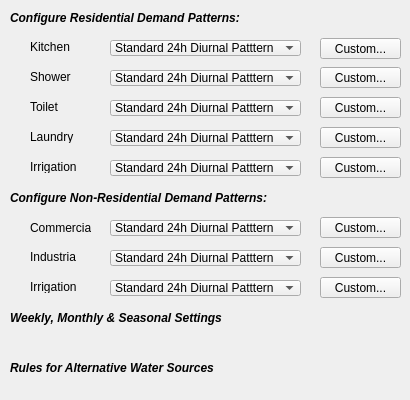
               <widget class="QWidget" name="dp_config_widget" native="true">
                <property name="minimumSize">
                 <size>
                  <width>0</width>
                  <height>400</height>
                 </size>
                </property>
                <widget class="QLabel" name="dagg_dp_noonpic_2">
                 <property name="geometry">
                  <rect>
                   <x>155</x>
                   <y>175</y>
                   <width>41</width>
                   <height>41</height>
                  </rect>
                 </property>
                 <property name="toolTip">
                  <string>approx. 6am to 12pm</string>
                 </property>
                 <property name="whatsThis">
                  <string>&lt;!DOCTYPE HTML PUBLIC &quot;-//W3C//DTD HTML 4.0//EN&quot; &quot;http://www.w3.org/TR/REC-html40/strict.dtd&quot;&gt;
&lt;html&gt;&lt;head&gt;&lt;meta name=&quot;qrichtext&quot; content=&quot;1&quot; /&gt;&lt;style type=&quot;text/css&quot;&gt;
p, li { white-space: pre-wrap; }
&lt;/style&gt;&lt;/head&gt;&lt;body style=&quot; font-family:'MS Shell Dlg 2'; font-size:8.25pt; font-weight:400; font-style:normal;&quot;&gt;
&lt;p style=&quot; margin-top:0px; margin-bottom:0px; margin-left:0px; margin-right:0px; -qt-block-indent:0; text-indent:0px;&quot;&gt;&lt;span style=&quot; font-size:8pt;&quot;&gt;Select the minimum water quality requirement to source from when meeting demand.&lt;/span&gt;&lt;/p&gt;
&lt;p style=&quot; margin-top:0px; margin-bottom:0px; margin-left:0px; margin-right:0px; -qt-block-indent:0; text-indent:0px;&quot;&gt;&lt;span style=&quot; font-size:8pt;&quot;&gt;PO = Potable Water&lt;/span&gt;&lt;/p&gt;
&lt;p style=&quot; margin-top:0px; margin-bottom:0px; margin-left:0px; margin-right:0px; -qt-block-indent:0; text-indent:0px;&quot;&gt;&lt;span style=&quot; font-size:8pt;&quot;&gt;NP = Non-potable Water&lt;/span&gt;&lt;/p&gt;
&lt;p style=&quot; margin-top:0px; margin-bottom:0px; margin-left:0px; margin-right:0px; -qt-block-indent:0; text-indent:0px;&quot;&gt;&lt;span style=&quot; font-size:8pt;&quot;&gt;RW = Rainwater&lt;/span&gt;&lt;/p&gt;
&lt;p style=&quot; margin-top:0px; margin-bottom:0px; margin-left:0px; margin-right:0px; -qt-block-indent:0; text-indent:0px;&quot;&gt;&lt;span style=&quot; font-size:8pt;&quot;&gt;SW = Stormwater&lt;/span&gt;&lt;/p&gt;
&lt;p style=&quot; margin-top:0px; margin-bottom:0px; margin-left:0px; margin-right:0px; -qt-block-indent:0; text-indent:0px;&quot;&gt;&lt;span style=&quot; font-size:8pt;&quot;&gt;GW = Greywater&lt;/span&gt;&lt;/p&gt;&lt;/body&gt;&lt;/html&gt;</string>
                 </property>
                 <property name="text">
                  <string/>
                 </property>
                 <property name="pixmap">
                  <pixmap>noon-small.png</pixmap>
                 </property>
                </widget>
                <widget class="QLabel" name="dagg_dp_morningpic_2">
                 <property name="enabled">
                  <bool>true</bool>
                 </property>
                 <property name="geometry">
                  <rect>
                   <x>55</x>
                   <y>175</y>
                   <width>41</width>
                   <height>41</height>
                  </rect>
                 </property>
                 <property name="toolTip">
                  <string>approx. 6am to 12pm</string>
                 </property>
                 <property name="whatsThis">
                  <string>&lt;!DOCTYPE HTML PUBLIC &quot;-//W3C//DTD HTML 4.0//EN&quot; &quot;http://www.w3.org/TR/REC-html40/strict.dtd&quot;&gt;
&lt;html&gt;&lt;head&gt;&lt;meta name=&quot;qrichtext&quot; content=&quot;1&quot; /&gt;&lt;style type=&quot;text/css&quot;&gt;
p, li { white-space: pre-wrap; }
&lt;/style&gt;&lt;/head&gt;&lt;body style=&quot; font-family:'MS Shell Dlg 2'; font-size:8.25pt; font-weight:400; font-style:normal;&quot;&gt;
&lt;p style=&quot; margin-top:0px; margin-bottom:0px; margin-left:0px; margin-right:0px; -qt-block-indent:0; text-indent:0px;&quot;&gt;&lt;span style=&quot; font-size:8pt;&quot;&gt;Select the minimum water quality requirement to source from when meeting demand.&lt;/span&gt;&lt;/p&gt;
&lt;p style=&quot; margin-top:0px; margin-bottom:0px; margin-left:0px; margin-right:0px; -qt-block-indent:0; text-indent:0px;&quot;&gt;&lt;span style=&quot; font-size:8pt;&quot;&gt;PO = Potable Water&lt;/span&gt;&lt;/p&gt;
&lt;p style=&quot; margin-top:0px; margin-bottom:0px; margin-left:0px; margin-right:0px; -qt-block-indent:0; text-indent:0px;&quot;&gt;&lt;span style=&quot; font-size:8pt;&quot;&gt;NP = Non-potable Water&lt;/span&gt;&lt;/p&gt;
&lt;p style=&quot; margin-top:0px; margin-bottom:0px; margin-left:0px; margin-right:0px; -qt-block-indent:0; text-indent:0px;&quot;&gt;&lt;span style=&quot; font-size:8pt;&quot;&gt;RW = Rainwater&lt;/span&gt;&lt;/p&gt;
&lt;p style=&quot; margin-top:0px; margin-bottom:0px; margin-left:0px; margin-right:0px; -qt-block-indent:0; text-indent:0px;&quot;&gt;&lt;span style=&quot; font-size:8pt;&quot;&gt;SW = Stormwater&lt;/span&gt;&lt;/p&gt;
&lt;p style=&quot; margin-top:0px; margin-bottom:0px; margin-left:0px; margin-right:0px; -qt-block-indent:0; text-indent:0px;&quot;&gt;&lt;span style=&quot; font-size:8pt;&quot;&gt;GW = Greywater&lt;/span&gt;&lt;/p&gt;&lt;/body&gt;&lt;/html&gt;</string>
                 </property>
                 <property name="text">
                  <string/>
                 </property>
                 <property name="pixmap">
                  <pixmap>morning-small.png</pixmap>
                 </property>
                </widget>
                <widget class="QLabel" name="dagg_dp_nightpic_2">
                 <property name="geometry">
                  <rect>
                   <x>355</x>
                   <y>175</y>
                   <width>41</width>
                   <height>41</height>
                  </rect>
                 </property>
                 <property name="toolTip">
                  <string>approx. 6am to 12pm</string>
                 </property>
                 <property name="whatsThis">
                  <string>&lt;!DOCTYPE HTML PUBLIC &quot;-//W3C//DTD HTML 4.0//EN&quot; &quot;http://www.w3.org/TR/REC-html40/strict.dtd&quot;&gt;
&lt;html&gt;&lt;head&gt;&lt;meta name=&quot;qrichtext&quot; content=&quot;1&quot; /&gt;&lt;style type=&quot;text/css&quot;&gt;
p, li { white-space: pre-wrap; }
&lt;/style&gt;&lt;/head&gt;&lt;body style=&quot; font-family:'MS Shell Dlg 2'; font-size:8.25pt; font-weight:400; font-style:normal;&quot;&gt;
&lt;p style=&quot; margin-top:0px; margin-bottom:0px; margin-left:0px; margin-right:0px; -qt-block-indent:0; text-indent:0px;&quot;&gt;&lt;span style=&quot; font-size:8pt;&quot;&gt;Select the minimum water quality requirement to source from when meeting demand.&lt;/span&gt;&lt;/p&gt;
&lt;p style=&quot; margin-top:0px; margin-bottom:0px; margin-left:0px; margin-right:0px; -qt-block-indent:0; text-indent:0px;&quot;&gt;&lt;span style=&quot; font-size:8pt;&quot;&gt;PO = Potable Water&lt;/span&gt;&lt;/p&gt;
&lt;p style=&quot; margin-top:0px; margin-bottom:0px; margin-left:0px; margin-right:0px; -qt-block-indent:0; text-indent:0px;&quot;&gt;&lt;span style=&quot; font-size:8pt;&quot;&gt;NP = Non-potable Water&lt;/span&gt;&lt;/p&gt;
&lt;p style=&quot; margin-top:0px; margin-bottom:0px; margin-left:0px; margin-right:0px; -qt-block-indent:0; text-indent:0px;&quot;&gt;&lt;span style=&quot; font-size:8pt;&quot;&gt;RW = Rainwater&lt;/span&gt;&lt;/p&gt;
&lt;p style=&quot; margin-top:0px; margin-bottom:0px; margin-left:0px; margin-right:0px; -qt-block-indent:0; text-indent:0px;&quot;&gt;&lt;span style=&quot; font-size:8pt;&quot;&gt;SW = Stormwater&lt;/span&gt;&lt;/p&gt;
&lt;p style=&quot; margin-top:0px; margin-bottom:0px; margin-left:0px; margin-right:0px; -qt-block-indent:0; text-indent:0px;&quot;&gt;&lt;span style=&quot; font-size:8pt;&quot;&gt;GW = Greywater&lt;/span&gt;&lt;/p&gt;&lt;/body&gt;&lt;/html&gt;</string>
                 </property>
                 <property name="text">
                  <string/>
                 </property>
                 <property name="pixmap">
                  <pixmap>night-small.png</pixmap>
                 </property>
                </widget>
                <widget class="QComboBox" name="dp_kitchen_combo">
                 <property name="geometry">
                  <rect>
                   <x>110</x>
                   <y>40</y>
                   <width>191</width>
                   <height>16</height>
                  </rect>
                 </property>
                 <item>
                  <property name="text">
                   <string>Standard 24h Diurnal Patttern</string>
                  </property>
                 </item>
                 <item>
                  <property name="text">
                   <string>Constant Hourly Pattern</string>
                  </property>
                 </item>
                 <item>
                  <property name="text">
                   <string>After-hours Constant 6pm-6am</string>
                  </property>
                 </item>
                 <item>
                  <property name="text">
                   <string>User-defined...</string>
                  </property>
                 </item>
                </widget>
                <widget class="QLabel" name="demand_res_lbl">
                 <property name="geometry">
                  <rect>
                   <x>10</x>
                   <y>10</y>
                   <width>261</width>
                   <height>16</height>
                  </rect>
                 </property>
                 <property name="text">
                  <string>&lt;html&gt;&lt;head/&gt;&lt;body&gt;&lt;p&gt;&lt;span style=&quot; font-weight:600; font-style:italic;&quot;&gt;Configure Residential Demand Patterns:&lt;/span&gt;&lt;/p&gt;&lt;/body&gt;&lt;/html&gt;</string>
                 </property>
                </widget>
                <widget class="QLabel" name="dp_kitchen_lbl">
                 <property name="geometry">
                  <rect>
                   <x>30</x>
                   <y>40</y>
                   <width>46</width>
                   <height>13</height>
                  </rect>
                 </property>
                 <property name="text">
                  <string>Kitchen</string>
                 </property>
                </widget>
                <widget class="QLabel" name="dp_shower_lbl">
                 <property name="geometry">
                  <rect>
                   <x>30</x>
                   <y>70</y>
                   <width>46</width>
                   <height>13</height>
                  </rect>
                 </property>
                 <property name="text">
                  <string>Shower</string>
                 </property>
                </widget>
                <widget class="QLabel" name="dp_toilet_lbl">
                 <property name="geometry">
                  <rect>
                   <x>30</x>
                   <y>100</y>
                   <width>46</width>
                   <height>13</height>
                  </rect>
                 </property>
                 <property name="text">
                  <string>Toilet</string>
                 </property>
                </widget>
                <widget class="QLabel" name="dp_laundry_lbl">
                 <property name="geometry">
                  <rect>
                   <x>30</x>
                   <y>130</y>
                   <width>46</width>
                   <height>13</height>
                  </rect>
                 </property>
                 <property name="text">
                  <string>Laundry</string>
                 </property>
                </widget>
                <widget class="QComboBox" name="dp_shower_combo">
                 <property name="geometry">
                  <rect>
                   <x>110</x>
                   <y>70</y>
                   <width>191</width>
                   <height>16</height>
                  </rect>
                 </property>
                 <item>
                  <property name="text">
                   <string>Standard 24h Diurnal Patttern</string>
                  </property>
                 </item>
                 <item>
                  <property name="text">
                   <string>Constant Hourly Pattern</string>
                  </property>
                 </item>
                 <item>
                  <property name="text">
                   <string>After-hours Constant 6pm-6am</string>
                  </property>
                 </item>
                 <item>
                  <property name="text">
                   <string>User-defined...</string>
                  </property>
                 </item>
                </widget>
                <widget class="QComboBox" name="dp_toilet_combo">
                 <property name="geometry">
                  <rect>
                   <x>110</x>
                   <y>100</y>
                   <width>191</width>
                   <height>16</height>
                  </rect>
                 </property>
                 <item>
                  <property name="text">
                   <string>Standard 24h Diurnal Patttern</string>
                  </property>
                 </item>
                 <item>
                  <property name="text">
                   <string>Constant Hourly Pattern</string>
                  </property>
                 </item>
                 <item>
                  <property name="text">
                   <string>After-hours Constant 6pm-6am</string>
                  </property>
                 </item>
                 <item>
                  <property name="text">
                   <string>User-defined...</string>
                  </property>
                 </item>
                </widget>
                <widget class="QComboBox" name="dp_laundry_combo">
                 <property name="geometry">
                  <rect>
                   <x>110</x>
                   <y>130</y>
                   <width>191</width>
                   <height>16</height>
                  </rect>
                 </property>
                 <item>
                  <property name="text">
                   <string>Standard 24h Diurnal Patttern</string>
                  </property>
                 </item>
                 <item>
                  <property name="text">
                   <string>Constant Hourly Pattern</string>
                  </property>
                 </item>
                 <item>
                  <property name="text">
                   <string>After-hours Constant 6pm-6am</string>
                  </property>
                 </item>
                 <item>
                  <property name="text">
                   <string>User-defined...</string>
                  </property>
                 </item>
                </widget>
                <widget class="QLabel" name="dp_irrigate_lbl">
                 <property name="geometry">
                  <rect>
                   <x>30</x>
                   <y>160</y>
                   <width>46</width>
                   <height>13</height>
                  </rect>
                 </property>
                 <property name="text">
                  <string>Irrigation</string>
                 </property>
                </widget>
                <widget class="QComboBox" name="dp_irrigate_combo">
                 <property name="geometry">
                  <rect>
                   <x>110</x>
                   <y>160</y>
                   <width>191</width>
                   <height>16</height>
                  </rect>
                 </property>
                 <item>
                  <property name="text">
                   <string>Standard 24h Diurnal Patttern</string>
                  </property>
                 </item>
                 <item>
                  <property name="text">
                   <string>Constant Hourly Pattern</string>
                  </property>
                 </item>
                 <item>
                  <property name="text">
                   <string>After-hours Constant 6pm-6am</string>
                  </property>
                 </item>
                 <item>
                  <property name="text">
                   <string>User-defined...</string>
                  </property>
                 </item>
                </widget>
                <widget class="QLabel" name="demand_nonres_lbl">
                 <property name="geometry">
                  <rect>
                   <x>10</x>
                   <y>190</y>
                   <width>261</width>
                   <height>16</height>
                  </rect>
                 </property>
                 <property name="text">
                  <string>&lt;html&gt;&lt;head/&gt;&lt;body&gt;&lt;p&gt;&lt;span style=&quot; font-weight:600; font-style:italic;&quot;&gt;Configure Non-Residential Demand Patterns:&lt;/span&gt;&lt;/p&gt;&lt;/body&gt;&lt;/html&gt;</string>
                 </property>
                </widget>
                <widget class="QComboBox" name="dp_com_combo">
                 <property name="geometry">
                  <rect>
                   <x>110</x>
                   <y>220</y>
                   <width>191</width>
                   <height>16</height>
                  </rect>
                 </property>
                 <item>
                  <property name="text">
                   <string>Standard 24h Diurnal Patttern</string>
                  </property>
                 </item>
                 <item>
                  <property name="text">
                   <string>Constant Hourly Pattern</string>
                  </property>
                 </item>
                 <item>
                  <property name="text">
                   <string>After-hours Constant 6pm-6am</string>
                  </property>
                 </item>
                 <item>
                  <property name="text">
                   <string>User-defined...</string>
                  </property>
                 </item>
                </widget>
                <widget class="QLabel" name="dp_com_lbl">
                 <property name="geometry">
                  <rect>
                   <x>30</x>
                   <y>220</y>
                   <width>61</width>
                   <height>16</height>
                  </rect>
                 </property>
                 <property name="text">
                  <string>Commercial</string>
                 </property>
                </widget>
                <widget class="QComboBox" name="dp_ind_combo">
                 <property name="geometry">
                  <rect>
                   <x>110</x>
                   <y>250</y>
                   <width>191</width>
                   <height>16</height>
                  </rect>
                 </property>
                 <item>
                  <property name="text">
                   <string>Standard 24h Diurnal Patttern</string>
                  </property>
                 </item>
                 <item>
                  <property name="text">
                   <string>Constant Hourly Pattern</string>
                  </property>
                 </item>
                 <item>
                  <property name="text">
                   <string>After-hours Constant 6pm-6am</string>
                  </property>
                 </item>
                 <item>
                  <property name="text">
                   <string>User-defined...</string>
                  </property>
                 </item>
                </widget>
                <widget class="QLabel" name="dp_ind_lbl">
                 <property name="geometry">
                  <rect>
                   <x>30</x>
                   <y>250</y>
                   <width>46</width>
                   <height>13</height>
                  </rect>
                 </property>
                 <property name="text">
                  <string>Industrial</string>
                 </property>
                </widget>
                <widget class="QPushButton" name="dp_kitchen_custom">
                 <property name="geometry">
                  <rect>
                   <x>320</x>
                   <y>38</y>
                   <width>81</width>
                   <height>21</height>
                  </rect>
                 </property>
                 <property name="text">
                  <string>Custom...</string>
                 </property>
                </widget>
                <widget class="QPushButton" name="dp_shower_custom">
                 <property name="geometry">
                  <rect>
                   <x>320</x>
                   <y>67</y>
                   <width>81</width>
                   <height>21</height>
                  </rect>
                 </property>
                 <property name="text">
                  <string>Custom...</string>
                 </property>
                </widget>
                <widget class="QPushButton" name="dp_toilet_custom">
                 <property name="geometry">
                  <rect>
                   <x>320</x>
                   <y>97</y>
                   <width>81</width>
                   <height>21</height>
                  </rect>
                 </property>
                 <property name="text">
                  <string>Custom...</string>
                 </property>
                </widget>
                <widget class="QPushButton" name="dp_laundry_custom">
                 <property name="geometry">
                  <rect>
                   <x>320</x>
                   <y>127</y>
                   <width>81</width>
                   <height>21</height>
                  </rect>
                 </property>
                 <property name="text">
                  <string>Custom...</string>
                 </property>
                </widget>
                <widget class="QPushButton" name="dp_irrigate_custom">
                 <property name="geometry">
                  <rect>
                   <x>320</x>
                   <y>157</y>
                   <width>81</width>
                   <height>21</height>
                  </rect>
                 </property>
                 <property name="text">
                  <string>Custom...</string>
                 </property>
                </widget>
                <widget class="QPushButton" name="dp_com_custom">
                 <property name="geometry">
                  <rect>
                   <x>320</x>
                   <y>217</y>
                   <width>81</width>
                   <height>21</height>
                  </rect>
                 </property>
                 <property name="text">
                  <string>Custom...</string>
                 </property>
                </widget>
                <widget class="QPushButton" name="dp_ind_custom">
                 <property name="geometry">
                  <rect>
                   <x>320</x>
                   <y>247</y>
                   <width>81</width>
                   <height>21</height>
                  </rect>
                 </property>
                 <property name="text">
                  <string>Custom...</string>
                 </property>
                </widget>
                <widget class="QComboBox" name="dp_pubirr_combo">
                 <property name="geometry">
                  <rect>
                   <x>110</x>
                   <y>280</y>
                   <width>191</width>
                   <height>16</height>
                  </rect>
                 </property>
                 <item>
                  <property name="text">
                   <string>Standard 24h Diurnal Patttern</string>
                  </property>
                 </item>
                 <item>
                  <property name="text">
                   <string>Constant Hourly Pattern</string>
                  </property>
                 </item>
                 <item>
                  <property name="text">
                   <string>After-hours Constant 6pm-6am</string>
                  </property>
                 </item>
                 <item>
                  <property name="text">
                   <string>User-defined...</string>
                  </property>
                 </item>
                </widget>
                <widget class="QLabel" name="dp_pubirr_lbl">
                 <property name="geometry">
                  <rect>
                   <x>30</x>
                   <y>280</y>
                   <width>46</width>
                   <height>13</height>
                  </rect>
                 </property>
                 <property name="text">
                  <string>Irrigation</string>
                 </property>
                </widget>
                <widget class="QPushButton" name="dp_pubirr_custom">
                 <property name="geometry">
                  <rect>
                   <x>320</x>
                   <y>277</y>
                   <width>81</width>
                   <height>21</height>
                  </rect>
                 </property>
                 <property name="text">
                  <string>Custom...</string>
                 </property>
                </widget>
                <widget class="QLabel" name="eps_title">
                 <property name="geometry">
                  <rect>
                   <x>10</x>
                   <y>310</y>
                   <width>261</width>
                   <height>16</height>
                  </rect>
                 </property>
                 <property name="text">
                  <string>&lt;html&gt;&lt;head/&gt;&lt;body&gt;&lt;p&gt;&lt;span style=&quot; font-weight:600; font-style:italic;&quot;&gt;Weekly, Monthly &amp;amp; Seasonal Settings&lt;/span&gt;&lt;/p&gt;&lt;/body&gt;&lt;/html&gt;</string>
                 </property>
                </widget>
                <widget class="QLabel" name="altwater_title">
                 <property name="geometry">
                  <rect>
                   <x>10</x>
                   <y>360</y>
                   <width>261</width>
                   <height>16</height>
                  </rect>
                 </property>
                 <property name="text">
                  <string>&lt;html&gt;&lt;head/&gt;&lt;body&gt;&lt;p&gt;&lt;span style=&quot; font-weight:600; font-style:italic;&quot;&gt;Rules for Alternative Water Sources&lt;/span&gt;&lt;/p&gt;&lt;/body&gt;&lt;/html&gt;</string>
                 </property>
                </widget>
                <zorder>dagg_dp_noonpic_2</zorder>
                <zorder>dagg_dp_morningpic_2</zorder>
                <zorder>dagg_dp_nightpic_2</zorder>
                <zorder>dp_kitchen_combo</zorder>
                <zorder>demand_res_lbl</zorder>
                <zorder>dp_kitchen_lbl</zorder>
                <zorder>dp_shower_lbl</zorder>
                <zorder>dp_toilet_lbl</zorder>
                <zorder>dp_laundry_lbl</zorder>
                <zorder>dp_shower_combo</zorder>
                <zorder>dp_toilet_combo</zorder>
                <zorder>dp_laundry_combo</zorder>
                <zorder>dp_irrigate_lbl</zorder>
                <zorder>dp_irrigate_combo</zorder>
                <zorder>demand_nonres_lbl</zorder>
                <zorder>dp_com_combo</zorder>
                <zorder>dp_com_lbl</zorder>
                <zorder>dp_ind_combo</zorder>
                <zorder>dp_ind_lbl</zorder>
                <zorder>dp_kitchen_custom</zorder>
                <zorder>dp_shower_custom</zorder>
                <zorder>dp_toilet_custom</zorder>
                <zorder>dp_laundry_custom</zorder>
                <zorder>dp_irrigate_custom</zorder>
                <zorder>dp_com_custom</zorder>
                <zorder>dp_ind_custom</zorder>
                <zorder>dp_pubirr_combo</zorder>
                <zorder>dp_pubirr_lbl</zorder>
                <zorder>dp_pubirr_custom</zorder>
                <zorder>eps_title</zorder>
                <zorder>footer_widget</zorder>
                <zorder>altwater_title</zorder>
               </widget>
